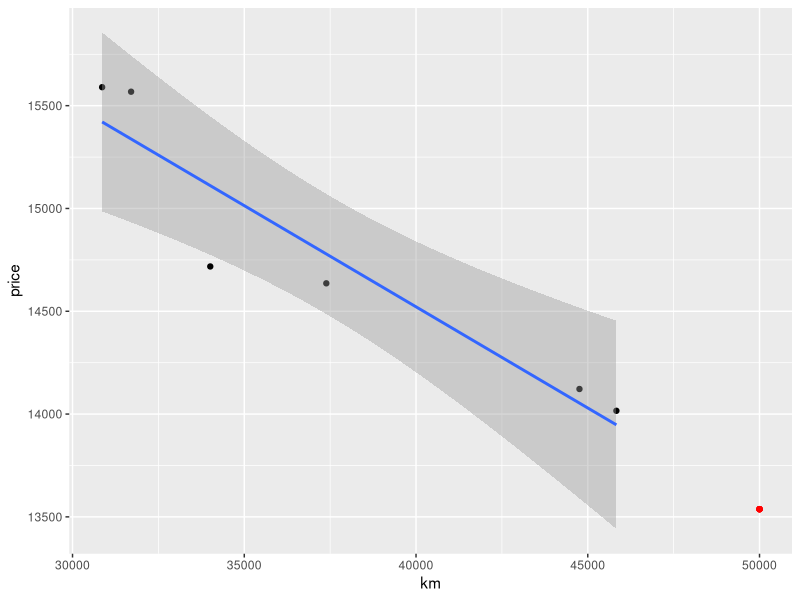

Generate this figure with R:
## ---- chunk 1
library(tidyverse)
## ---- chunk 2
cars <- data.frame(
	cbind(km = c(37388, 44758, 45833, 30862, 31705, 34010),
	price = c(14636, 14122, 14016, 15590, 15568, 14718))
	)

lm.model <- lm(price ~ km, cars)
summary(lm.model)
## ---- chunk 3
new.car <- 50000
predicted.price <- coef(lm.model)[[1]] + new.car * coef(lm.model)[[2]]
## ---- chunk 4
ggplot(cars) +
	geom_point(aes(x = km, y = price)) +
	geom_point(aes(x = new.car, y = predicted.price), colour = "red") +
	geom_smooth(aes(x = km, y = price), method = lm)
